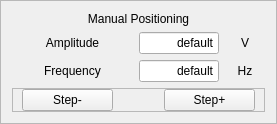
        <widget class="QFrame" name="frame_ManualPositioning_Axis1_3">
         <property name="frameShape">
          <enum>QFrame::StyledPanel</enum>
         </property>
         <property name="frameShadow">
          <enum>QFrame::Raised</enum>
         </property>
         <layout class="QGridLayout" name="gridLayout_14" columnstretch="3,2,1" rowminimumheight="1,1,1,3">
          <item row="1" column="0">
           <widget class="QLabel" name="label_32">
            <property name="text">
             <string>Amplitude</string>
            </property>
            <property name="alignment">
             <set>Qt::AlignCenter</set>
            </property>
           </widget>
          </item>
          <item row="1" column="1">
           <widget class="QLineEdit" name="lineEdit_Amplitude_Axis3">
            <property name="sizePolicy">
             <sizepolicy hsizetype="Expanding" vsizetype="Preferred">
              <horstretch>0</horstretch>
              <verstretch>0</verstretch>
             </sizepolicy>
            </property>
            <property name="toolTip">
             <string>Aplitude applied in one pulse, maximum 60V.</string>
            </property>
            <property name="text">
             <string>default</string>
            </property>
            <property name="alignment">
             <set>Qt::AlignRight|Qt::AlignTrailing|Qt::AlignVCenter</set>
            </property>
           </widget>
          </item>
          <item row="1" column="2">
           <widget class="QLabel" name="label_33">
            <property name="text">
             <string>V</string>
            </property>
            <property name="alignment">
             <set>Qt::AlignCenter</set>
            </property>
           </widget>
          </item>
          <item row="2" column="0">
           <widget class="QLabel" name="label_37">
            <property name="text">
             <string>Frequency</string>
            </property>
            <property name="alignment">
             <set>Qt::AlignCenter</set>
            </property>
           </widget>
          </item>
          <item row="2" column="1">
           <widget class="QLineEdit" name="lineEdit_Frequency_Axis3">
            <property name="sizePolicy">
             <sizepolicy hsizetype="Expanding" vsizetype="Preferred">
              <horstretch>0</horstretch>
              <verstretch>0</verstretch>
             </sizepolicy>
            </property>
            <property name="toolTip">
             <string>Frequency applied in one step, maximum 5k Hz. Resolution 1 Hz</string>
            </property>
            <property name="text">
             <string>default</string>
            </property>
            <property name="alignment">
             <set>Qt::AlignRight|Qt::AlignTrailing|Qt::AlignVCenter</set>
            </property>
           </widget>
          </item>
          <item row="2" column="2">
           <widget class="QLabel" name="label_38">
            <property name="text">
             <string>Hz</string>
            </property>
            <property name="alignment">
             <set>Qt::AlignCenter</set>
            </property>
           </widget>
          </item>
          <item row="3" column="0" colspan="3">
           <widget class="QFrame" name="frame_7">
            <property name="frameShape">
             <enum>QFrame::StyledPanel</enum>
            </property>
            <property name="frameShadow">
             <enum>QFrame::Raised</enum>
            </property>
            <layout class="QHBoxLayout" name="horizontalLayout_12" stretch="2,1,2">
             <property name="topMargin">
              <number>0</number>
             </property>
             <property name="bottomMargin">
              <number>0</number>
             </property>
             <item>
              <widget class="QPushButton" name="pushButton_ManualStepMinus_Axis3">
               <property name="sizePolicy">
                <sizepolicy hsizetype="Preferred" vsizetype="Preferred">
                 <horstretch>0</horstretch>
                 <verstretch>0</verstretch>
                </sizepolicy>
               </property>
               <property name="text">
                <string>Step-</string>
               </property>
              </widget>
             </item>
             <item>
              <spacer name="horizontalSpacer_3">
               <property name="orientation">
                <enum>Qt::Horizontal</enum>
               </property>
               <property name="sizeHint" stdset="0">
                <size>
                 <width>26</width>
                 <height>20</height>
                </size>
               </property>
              </spacer>
             </item>
             <item>
              <widget class="QPushButton" name="pushButton_ManualStepPlus_Axis3">
               <property name="sizePolicy">
                <sizepolicy hsizetype="Preferred" vsizetype="Preferred">
                 <horstretch>0</horstretch>
                 <verstretch>0</verstretch>
                </sizepolicy>
               </property>
               <property name="text">
                <string>Step+</string>
               </property>
              </widget>
             </item>
            </layout>
           </widget>
          </item>
          <item row="0" column="0" colspan="3">
           <widget class="QLabel" name="label_39">
            <property name="text">
             <string>Manual Positioning</string>
            </property>
            <property name="alignment">
             <set>Qt::AlignCenter</set>
            </property>
           </widget>
          </item>
         </layout>
        </widget>
